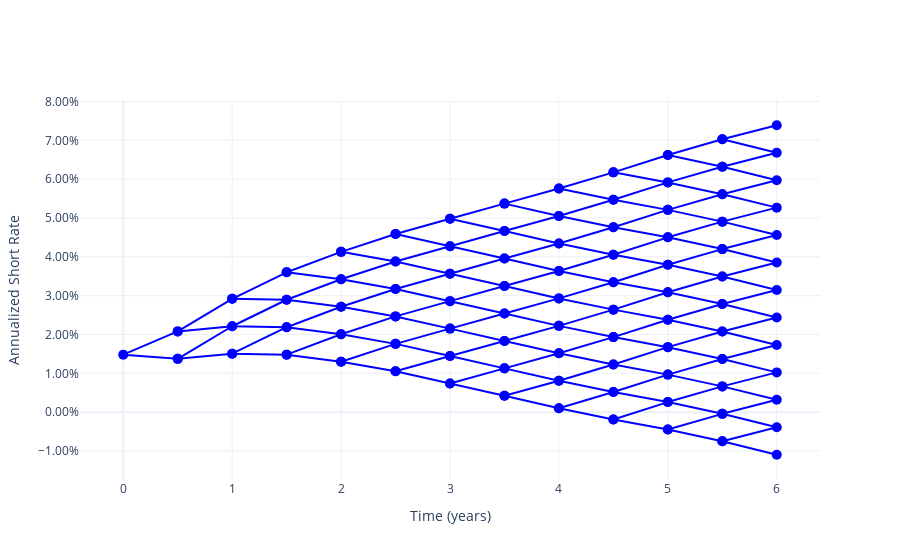

Notebook cell for this chart:
### Code cell
figs["rate"].show()

### Figure 1 — Plotly figure (JSON) as saved in the notebook; plotly's stock layout.template omitted (floating-point values rounded to 4 significant figures)
{"data": [{"hovertemplate": "%{y:.2%}<extra></extra>", "line": {"color": "blue"}, "marker": {"color": "blue", "size": 10}, "mode": "lines+markers", "type": "scatter", "x": [0.5, 0, 0.5], "y": [0.02079, 0.0148, 0.01372]}, {"hovertemplate": "%{y:.2%}<extra></extra>", "line": {"color": "blue"}, "marker": {"color": "blue", "size": 10}, "mode": "lines+markers", "type": "scatter", "x": [1, 0.5, 1, 0.5, 1], "y": [0.02919, 0.02079, 0.02212, 0.01372, 0.01505]}, {"hovertemplate": "%{y:.2%}<extra></extra>", "line": {"color": "blue"}, "marker": {"color": "blue", "size": 10}, "mode": "lines+markers", "type": "scatter", "x": [1.5, 1, 1.5, 1, 1.5, 1, 1.5], "y": [0.03601, 0.02919, 0.02894, 0.02212, 0.02187, 0.01505, 0.0148]}, {"hovertemplate": "%{y:.2%}<extra></extra>", "line": {"color": "blue"}, "marker": {"color": "blue", "size": 10}, "mode": "lines+markers", "type": "scatter", "x": [2, 1.5, 2, 1.5, 2, 1.5, 2, 1.5, 2], "y": [0.04127, 0.03601, 0.0342, 0.02894, 0.02713, 0.02187, 0.02006, 0.0148, 0.01299]}, {"hovertemplate": "%{y:.2%}<extra></extra>", "line": {"color": "blue"}, "marker": {"color": "blue", "size": 10}, "mode": "lines+markers", "type": "scatter", "x": [2.5, 2, 2.5, 2, 2.5, 2, 2.5, 2, 2.5, 2, 2.5], "y": [0.04586, 0.04127, 0.03879, 0.0342, 0.03172, 0.02713, 0.02465, 0.02006, 0.01758, 0.01299, 0.01051]}, {"hovertemplate": "%{y:.2%}<extra></extra>", "line": {"color": "blue"}, "marker": {"color": "blue", "size": 10}, "mode": "lines+markers", "type": "scatter", "x": [3, 2.5, 3, 2.5, 3, 2.5, 3, 2.5, 3, 2.5, 3, 2.5, 3], "y": [0.04979, 0.04586, 0.04272, 0.03879, 0.03565, 0.03172, 0.02858, 0.02465, 0.02151, 0.01758, 0.01444, 0.01051, 0.007366]}, {"hovertemplate": "%{y:.2%}<extra></extra>", "line": {"color": "blue"}, "marker": {"color": "blue", "size": 10}, "mode": "lines+markers", "type": "scatter", "x": [3.5, 3, 3.5, 3, 3.5, 3, 3.5, 3, 3.5, 3, 3.5, 3, 3.5, 3, 3.5], "y": [0.05369, 0.04979, 0.04662, 0.04272, 0.03955, 0.03565, 0.03248, 0.02858, 0.02541, 0.02151, 0.01834, 0.01444, 0.01127, 0.007366, 0.004196]}, {"hovertemplate": "%{y:.2%}<extra></extra>", "line": {"color": "blue"}, "marker": {"color": "blue", "size": 10}, "mode": "lines+markers", "type": "scatter", "x": [4, 3.5, 4, 3.5, 4, 3.5, 4, 3.5, 4, 3.5, 4, 3.5, 4, 3.5, 4, 3.5, 4], "y": [0.05757, 0.05369, 0.0505, 0.04662, 0.04343, 0.03955, 0.03636, 0.03248, 0.02929, 0.02541, 0.02221, 0.01834, 0.01514, 0.01127, 0.008072, 0.004196, 0.001001]}, {"hovertemplate": "%{y:.2%}<extra></extra>", "line": {"color": "blue"}, "marker": {"color": "blue", "size": 10}, "mode": "lines+markers", "type": "scatter", "x": [4.5, 4, 4.5, 4, 4.5, 4, 4.5, 4, 4.5, 4, 4.5, 4, 4.5, 4, 4.5, 4, 4.5, 4, 4.5], "y": [0.06175, 0.05757, 0.05468, 0.0505, 0.04761, 0.04343, 0.04054, 0.03636, 0.03346, 0.02929, 0.02639, 0.02221, 0.01932, 0.01514, 0.01225, 0.008072, 0.00518, 0.001001, -0.001891]}, {"hovertemplate": "%{y:.2%}<extra></extra>", "line": {"color": "blue"}, "marker": {"color": "blue", "size": 10}, "mode": "lines+markers", "type": "scatter", "x": [5, 4.5, 5, 4.5, 5, 4.5, 5, 4.5, 5, 4.5, 5, 4.5, 5, 4.5, 5, 4.5, 5, 4.5, 5, 4.5, 5], "y": [0.06623, 0.06175, 0.05916, 0.05468, 0.05209, 0.04761, 0.04502, 0.04054, 0.03794, 0.03346, 0.03087, 0.02639, 0.0238, 0.01932, 0.01673, 0.01225, 0.00966, 0.00518, 0.002589, -0.001891, -0.004482]}, {"hovertemplate": "%{y:.2%}<extra></extra>", "line": {"color": "blue"}, "marker": {"color": "blue", "size": 10}, "mode": "lines+markers", "type": "scatter", "x": [5.5, 5, 5.5, 5, 5.5, 5, 5.5, 5, 5.5, 5, 5.5, 5, 5.5, 5, 5.5, 5, 5.5, 5, 5.5, 5, 5.5, 5, 5.5], "y": [0.07027, 0.06623, 0.0632, 0.05916, 0.05613, 0.05209, 0.04906, 0.04502, 0.04199, 0.03794, 0.03491, 0.03087, 0.02784, 0.0238, 0.02077, 0.01673, 0.0137, 0.00966, 0.00663, 0.002589, -0.0004412, -0.004482, -0.007512]}, {"hovertemplate": "%{y:.2%}<extra></extra>", "line": {"color": "blue"}, "marker": {"color": "blue", "size": 10}, "mode": "lines+markers", "type": "scatter", "x": [6, 5.5, 6, 5.5, 6, 5.5, 6, 5.5, 6, 5.5, 6, 5.5, 6, 5.5, 6, 5.5, 6, 5.5, 6, 5.5, 6, 5.5, 6, 5.5, 6], "y": [0.07388, 0.07027, 0.06681, 0.0632, 0.05973, 0.05613, 0.05266, 0.04906, 0.04559, 0.04199, 0.03852, 0.03491, 0.03145, 0.02784, 0.02438, 0.02077, 0.01731, 0.0137, 0.01024, 0.00663, 0.003166, -0.0004412, -0.003905, -0.007512, -0.01098]}], "layout": {"showlegend": false, "xaxis": {"title": {"text": "Time (years)"}}, "yaxis": {"tickformat": ".2%", "title": {"text": "Annualized Short Rate"}}}}
